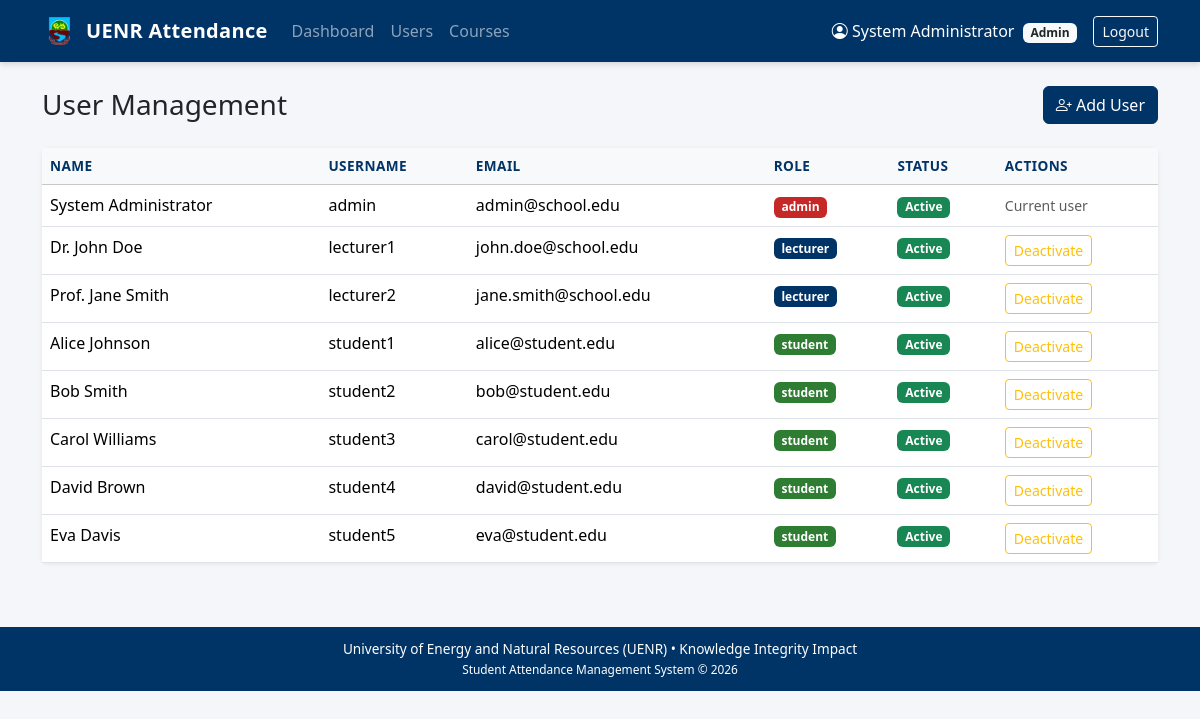
Page /admin/users (signed in) on the committed database.
### tables this page shows
CREATE TABLE users (
            id INTEGER PRIMARY KEY AUTOINCREMENT,
            username TEXT UNIQUE NOT NULL,
            email TEXT UNIQUE NOT NULL,
            password_hash TEXT NOT NULL,
            full_name TEXT NOT NULL,
            role TEXT NOT NULL CHECK(role IN ('admin', 'lecturer', 'student')),
            is_active INTEGER DEFAULT 1,
            created_at TEXT DEFAULT CURRENT_TIMESTAMP
        );

### app.py (the view)
@app.route("/admin/users")
@login_required("admin")
def admin_users():
    db = get_db()
    users = db.execute(
        "SELECT id, username, email, full_name, role, is_active, created_at FROM users ORDER BY role, full_name"
    ).fetchall()
    return render_template("admin/users.html", users=users)

### app.py (called while the page is built, shortened)
def get_db():
    if "db" not in g:
        g.db = sqlite3.connect(DATABASE)
        g.db.row_factory = sqlite3.Row
        g.db.execute("PRAGMA foreign_keys = ON")
    return g.db

def login_required(role=None):
    def decorator(f):
        @wraps(f)
        def wrapped(*args, **kwargs):
            if "user_id" not in session:
                flash("Please log in to continue.", "warning")
                return redirect(url_for("login"))
            return f(*args, **kwargs)
        return wrapped
    return decorator

### templates/admin/users.html (shortened to what this page needs)
{% extends "base.html" %}
{% block content %}
<div class="d-flex justify-content-between align-items-center mb-4">
    <h3 class="mb-0">User Management</h3>
    <a href="{{ url_for('admin_add_user') }}" class="btn btn-primary">
        <i class="bi bi-person-plus"></i> Add User
    </a>
</div>
<div class="card">
    <div class="card-body p-0">
        <table class="table table-hover mb-0">
            <thead class="table-light">
                <tr>
                    <th>Name</th><th>Username</th><th>Email</th><th>Role</th><th>Status</th><th>Actions</th>
                </tr>
            </thead>
            <tbody>
                {% for u in users %}
                <tr>
                    <td>{{ u.full_name }}</td>
                    <td>{{ u.username }}</td>
                    <td>{{ u.email }}</td>
                    <td><span class="badge badge-role-{{ u.role }}">{{ u.role }}</span></td>
                    <td>
                        {% if u.is_active %}
                            <span class="badge bg-success">Active</span>
                        {% else %}
                            <span class="badge bg-secondary">Inactive</span>
                        {% endif %}
                    </td>
                    <td>
                        {% if u.id != session.user_id %}
                        <form method="POST" action="{{ url_for('admin_toggle_user', user_id=u.id) }}" class="d-inline">
                            <button type="submit" class="btn btn-sm btn-outline-{{ 'warning' if u.is_active else 'success' }}">
                                {{ 'Deactivate' if u.is_active else 'Activate' }}
                            </button>
                        </form>
                        {% else %}
                        <span class="text-muted small">Current user</span>
                        {% endif %}
                    </td>
                </tr>
                {% endfor %}
            </tbody>
        </table>
    </div>
</div>
{% endblock %}

### templates/base.html (shortened to what this page needs)
<!DOCTYPE html>
<html lang="en">
<head>
    <link href="https://cdn.jsdelivr.net/npm/bootstrap@5.3.3/dist/css/bootstrap.min.css" rel="stylesheet">
    <link href="https://cdn.jsdelivr.net/npm/bootstrap-icons@1.11.3/font/bootstrap-icons.min.css" rel="stylesheet">
</head>
<body>
    {% if session.get('user_id') %}
    <nav class="navbar navbar-expand-lg navbar-dark mb-4">
        <div class="container">
            <a class="navbar-brand d-flex align-items-center gap-2" href="{{ url_for('dashboard') }}">
                <img src="{{ url_for('static', filename='img/uenr-logo.png') }}"
                     alt="UENR" height="36" class="d-none d-sm-inline"
                     onerror="this.style.display='none'">
                <span>UENR Attendance</span>
            </a>
            <div class="collapse navbar-collapse" id="nav">
                <ul class="navbar-nav me-auto">
                    {% if session.role == 'admin' %}
                    <li class="nav-item"><a class="nav-link" href="{{ url_for('admin_dashboard') }}">Dashboard</a></li>
                    <li class="nav-item"><a class="nav-link" href="{{ url_for('admin_users') }}">Users</a></li>
                    <li class="nav-item"><a class="nav-link" href="{{ url_for('admin_courses') }}">Courses</a></li>
                    {% elif session.role == 'lecturer' %}
                    <li class="nav-item"><a class="nav-link" href="{{ url_for('lecturer_dashboard') }}">My Courses</a></li>
                    {% else %}
                    <li class="nav-item"><a class="nav-link" href="{{ url_for('student_dashboard') }}">My Attendance</a></li>
                    {% endif %}
                </ul>
                <span class="navbar-text text-white me-3">
                    <i class="bi bi-person-circle"></i> {{ session.full_name }}
                    <span class="badge bg-light text-dark ms-1">{{ session.role|capitalize }}</span>
                </span>
                <a href="{{ url_for('logout') }}" class="btn btn-outline-light btn-sm">Logout</a>
            </div>
        </div>
    </nav>
    {% endif %}
    <div class="container pb-4">
        {% block content %}{% endblock %}
    </div>
    <footer class="uenr-footer text-center">
        <div class="container">
            University of Energy and Natural Resources (UENR) &bull; Knowledge Integrity Impact<br>
            <small>Student Attendance Management System &copy; 2026</small>
        </div>
    </footer>
</body>
</html>

### templates/base.html (style rules this page uses)
:root { --uenr-blue: #003366; --uenr-green: #2e7d32; --uenr-yellow: #f9a825; --uenr-brown: #5d4037; }
body { background-color: #f4f6f9; min-height: 100vh; }
.navbar { background-color: var(--uenr-blue) !important; box-shadow: 0 2px 6px rgba(0,0,0,.15); }
.navbar-brand { font-weight: 700; letter-spacing: 0.3px; }
.btn-primary { background-color: var(--uenr-blue); border-color: var(--uenr-blue); }
.card { border: none; box-shadow: 0 1px 4px rgba(0,0,0,.08); }
.table th { font-size: 0.85rem; text-transform: uppercase; letter-spacing: .03em; color: var(--uenr-blue); }
.badge-role-admin { background-color: #c62828; }
.badge-role-lecturer { background-color: var(--uenr-blue); }
.badge-role-student { background-color: var(--uenr-green); }
footer.uenr-footer { background: var(--uenr-blue); color: #fff; font-size: 0.85rem; padding: 12px 0; margin-top: 40px; }

### rows in the picture
users: full_name "System Administrator", username "admin", email "admin@school.edu", role "admin", is_active "Active", shows "Current user"
users: full_name "Dr. John Doe", username "lecturer1", email "john.doe@school.edu", role "lecturer", shows "Active", is_active "Deactivate"
users: full_name "Prof. Jane Smith", username "lecturer2", email "jane.smith@school.edu", role "lecturer", shows "Active", is_active "Deactivate"
users: full_name "Alice Johnson", username "student1", email "alice@student.edu", role "student", shows "Active", is_active "Deactivate"
users: full_name "Bob Smith", username "student2", email "bob@student.edu", role "student", shows "Active", is_active "Deactivate"
users: full_name "Carol Williams", username "student3", email "carol@student.edu", role "student", shows "Active", is_active "Deactivate"
users: full_name "David Brown", username "student4", email "david@student.edu", role "student", shows "Active", is_active "Deactivate"
users: full_name "Eva Davis", username "student5", email "eva@student.edu", role "student", shows "Active", is_active "Deactivate"

### other values in the picture
{{ session.role|capitalize }} "Admin"
